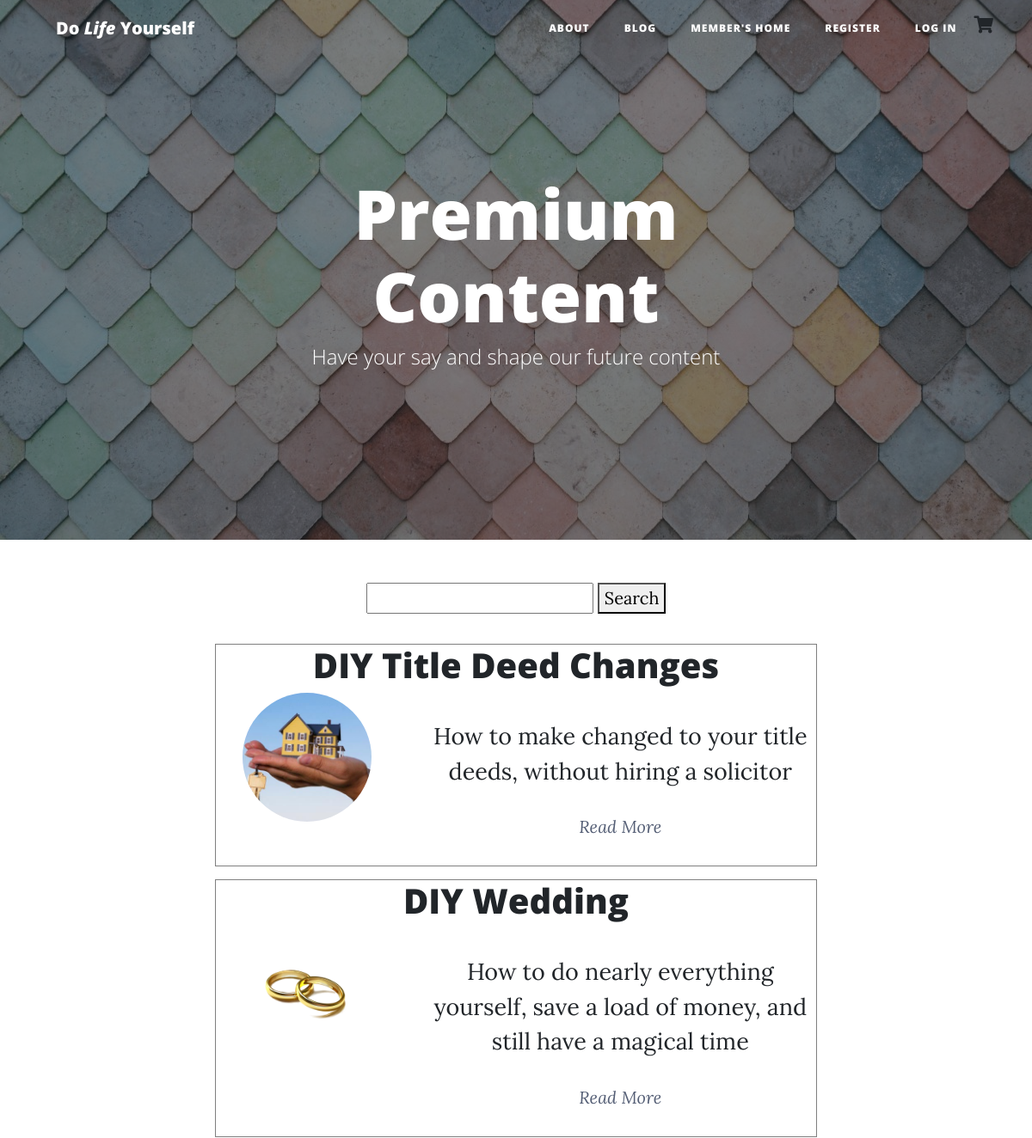
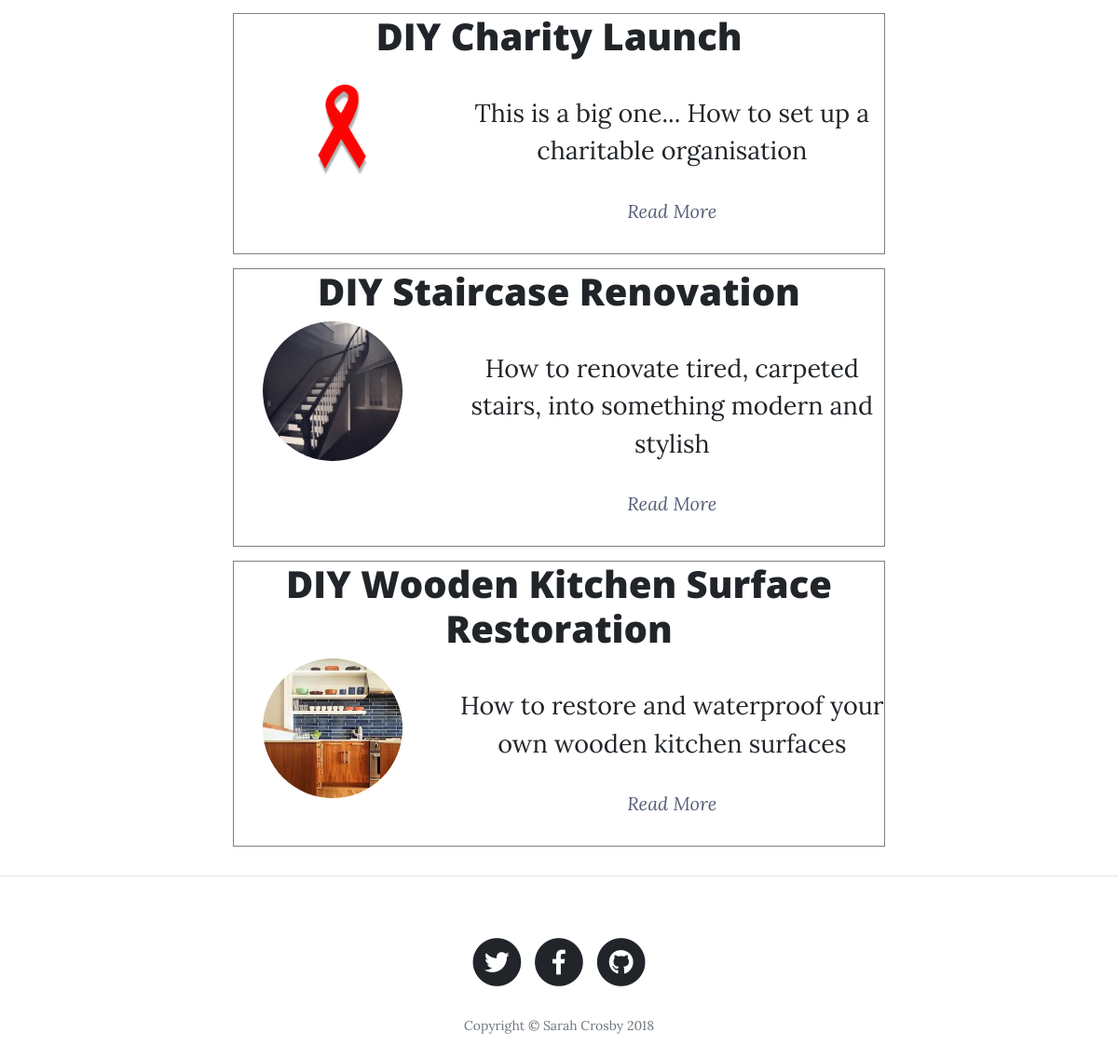
Screenshot of /products/ with the database file from the repository (2 pictures, top to bottom).
### ecommerce/models.py (models this page shows, shortened)
class Product(models.Model):
    name = models.CharField(max_length=254, default='')
    strap = models.CharField(max_length=254, default='')
    description = models.TextField(default='')
    upvotes = models.IntegerField(default='0')
    tag = models.CharField(max_length=30, blank=True, null=True, default='')
    target = models.DecimalField(max_digits=6, decimal_places=2, default='0.00')
    remaining = models.DecimalField(max_digits=6, decimal_places=2, default='0.00')
    tribute = models.DecimalField(max_digits=6, decimal_places=2, default='0.00')
    image = models.ImageField(upload_to="img", blank=True, null=True, default='')
    status_choices = (
        ('PR', 'In Progress'),
        ('PL', 'In Planning'),
        ('C', 'Completed'),
        ('W', 'Waiting to be Funded'),
    )
    status = models.CharField(max_length=2, choices=status_choices, default='W')

### ecommerce/views.py (the view)
def all_products(request):
    products = Product.objects.all()
    return render(request, "products.html", {"products": products})

### cart/contexts.py (called while the page is built)
def cart_contents(request):
    cart = request.session.get('cart', {})
    cart_items = []
    total = 0
    product_count = 0
    for id, quantity in cart.items():
        product = get_object_or_404(Product, pk=id)
        total += quantity * product.tribute
        product_count += quantity
        cart_items.append({'id': id, 'quantity': quantity, 'product': product})
    return {'cart_items': cart_items, 'total': total, 'product_count': product_count }

### ecommerce/templates/products.html (shortened to what this page needs)
{% extends 'base.html' %}
{% load staticfiles %}
 {% block content %}
    <header class="masthead" style="background-image: url('/media/img/host/background.jpg')">
      <div class="overlay"></div>
      <div class="container">
        <div class="row">
          <div class="col-lg-8 col-md-10 mx-auto">
            <div class="site-heading">
              <h1>Premium Content</h1>
              <span class="subheading">Have your say and shape our future content</span>
            </div>
          </div>
        </div>
      </div>
    </header>
  </head>
  <body>
    <div class="container-search">
        <div class="display">
            <form action="{% url 'search_products' %}" method="get">
                <input type="text" name="q">
                <button type="submit">Search</button>
            </form>
        </div>
    </div>
     <div class="container">
      <div class="row">
        <div class="col-lg-8 col-md-10 mx-auto product-">
          {% for product in products %}
          <div class="post-preview custom-product-preview">
              <h1 class="text-center">
                {{ product.name }}
              </h1>
              <div class="row row-flex">
                <div class="col-xs-12 col-s-4 col-md-4 col-lg-4 text-center">
                  <img class="img-content-small" src="/media/{{ product.image }}">
                </div>
                <div class="col-xs-12 col-s-8 col-md-8 col-lg-8 text-center">
                  <p class="content-subtitle">
                    {{ product.strap }}
                  </p>
                  <p>
                    <a href="{% url 'product_detail' product.id %}"><i>Read More</i></a>
                  </p>
                </div>
              </div>
          </div>
          {% endfor %}
      </div>
    </div>
  </div>
 {% endblock %}

### static/css/custom.css (style rules this page uses)
.text-center { text-align: center; }
p a { text-decoration: none; color: #545E75; }
.custom-product-preview { border: 1px solid grey; margin: 15px; }
.container-search { text-align: center; margin: 20px; }
.img-content-small { height: 150px; width: 150px; border-radius: 50%; }
.content-subtitle { font-size: 27px; }

### rows the page displays
Product: name "DIY Title Deed Changes", image (picture), strap "How to make changed to your title deeds, without hiring a solicitor"
Product: name "DIY Wedding", image (picture), strap "How to do nearly everything yourself, save a load of money, and still have a magical time"
Product: name "DIY Charity Launch", image (picture), strap "This is a big one... How to set up a charitable organisation"
Product: name "DIY Staircase Renovation", image (picture), strap "How to renovate tired, carpeted stairs, into something modern and stylish"
Product: name "DIY Wooden Kitchen Surface Restoration", image (picture), strap "How to restore and waterproof your own wooden kitchen surfaces"
